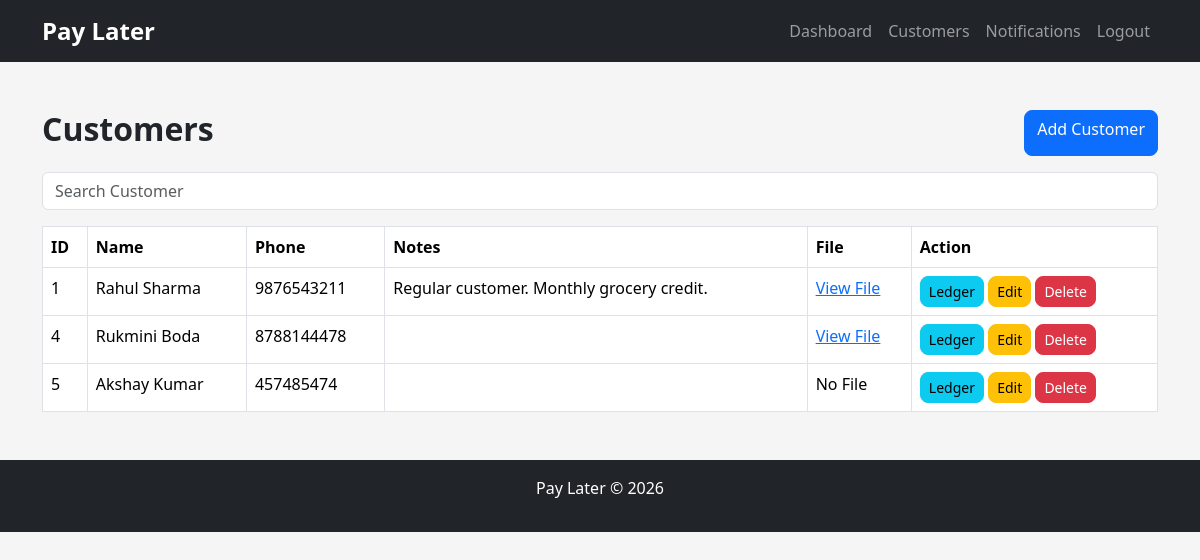
Screenshot of /customers/ (signed in) with the database file from the repository.
### core/models.py (models this page shows, shortened)
class Customer(models.Model):
    merchant = models.ForeignKey(Merchant, on_delete=models.CASCADE)
    customer_name = models.CharField(max_length=150)
    phone = models.CharField(max_length=15)
    notes = models.TextField(blank=True, null=True)
    file = models.FileField(upload_to='customers/', blank=True, null=True)

### core/views.py (the view)
# urls.py: path('customers/', views.customers),
def customers(request):
    merchant_id = request.session.get('merchant_id')
    if not merchant_id:
        return redirect('/login/')
    search = request.GET.get('search')
    customer_list = Customer.objects.filter(
        merchant_id=merchant_id
    )
    if search:
        customer_list = customer_list.filter(
            customer_name__icontains=search
        )
    context = {
        'customers': customer_list
    }
    return render(request,
    'merchant/customers.html',
    context)

### templates/merchant/customers.html (shortened to what this page needs)
{% extends 'base.html' %}
{% block content %}
<div class="d-flex justify-content-between mb-3">
    <h2>Customers</h2>
    <a href="/add-customer/"
    class="btn btn-primary">
        Add Customer
    </a>
</div>
<form method="GET" class="mb-3">
    <input type="text"
    id="searchInput"
    class="form-control"
    placeholder="Search Customer">
</form>
<table class="table table-bordered"
id="customerTable">
    <tr>
        <th>ID</th>
        <th>Name</th>
        <th>Phone</th>
        <th>Notes</th>
        <th>File</th>
        <th>Action</th>
    </tr>
    {% for i in customers %}
    <tr>
        <td>{{ i.id }}</td>
        <td>{{ i.customer_name }}</td>
        <td>{{ i.phone }}</td>
        <td>{{ i.notes }}</td>
        <td>
            {% if i.file %}
                <a href="{{ i.file.url }}"
                target="_blank">
                    View File
                </a>
            {% else %}
                No File
            {% endif %}
        </td>
        <td>
              <a href="/ledger/{{ i.id }}/"
                class="btn btn-info btn-sm">
                Ledger
            </a>
            <a href="/edit-customer/{{ i.id }}/"
            class="btn btn-warning btn-sm">
                Edit
            </a>
            <a href="/delete-customer/{{ i.id }}/"
            class="btn btn-danger btn-sm">
                Delete
            </a>
        </td>
    </tr>
    {% endfor %}
</table>
{% endblock %}

### static/css/style.css (style rules this page uses)
body { background-color:#f5f5f5; }
.table { background:white; }
.btn { border-radius:8px; }
h2, h3, h4 { font-weight:bold; }

### rows the page displays
Customer: id "1", customer_name "Rahul Sharma", phone "9876543211", notes "Regular customer. Monthly grocery credit."
Customer: id "4", customer_name "Rukmini Boda", phone "8788144478"
Customer: id "5", customer_name "Akshay Kumar", phone "457485474", file "No File"
